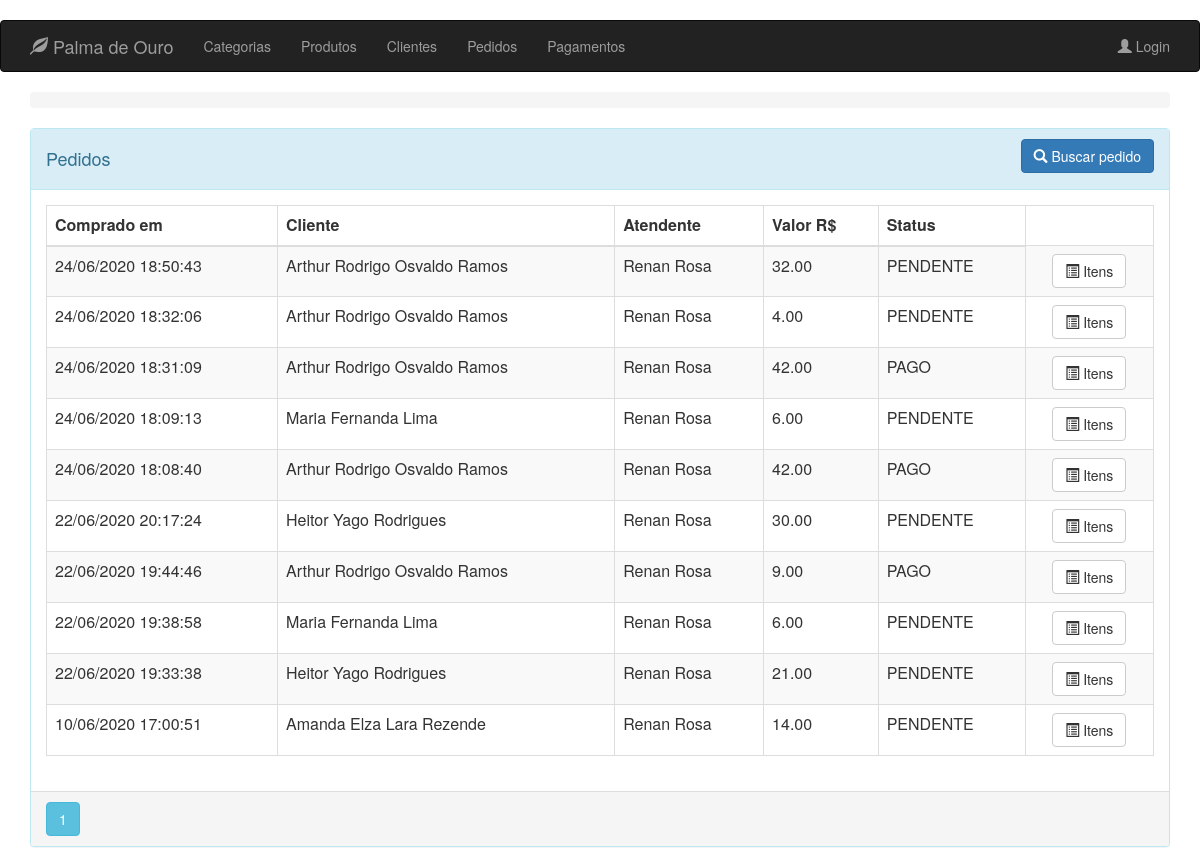
Before: /order with the older database file.
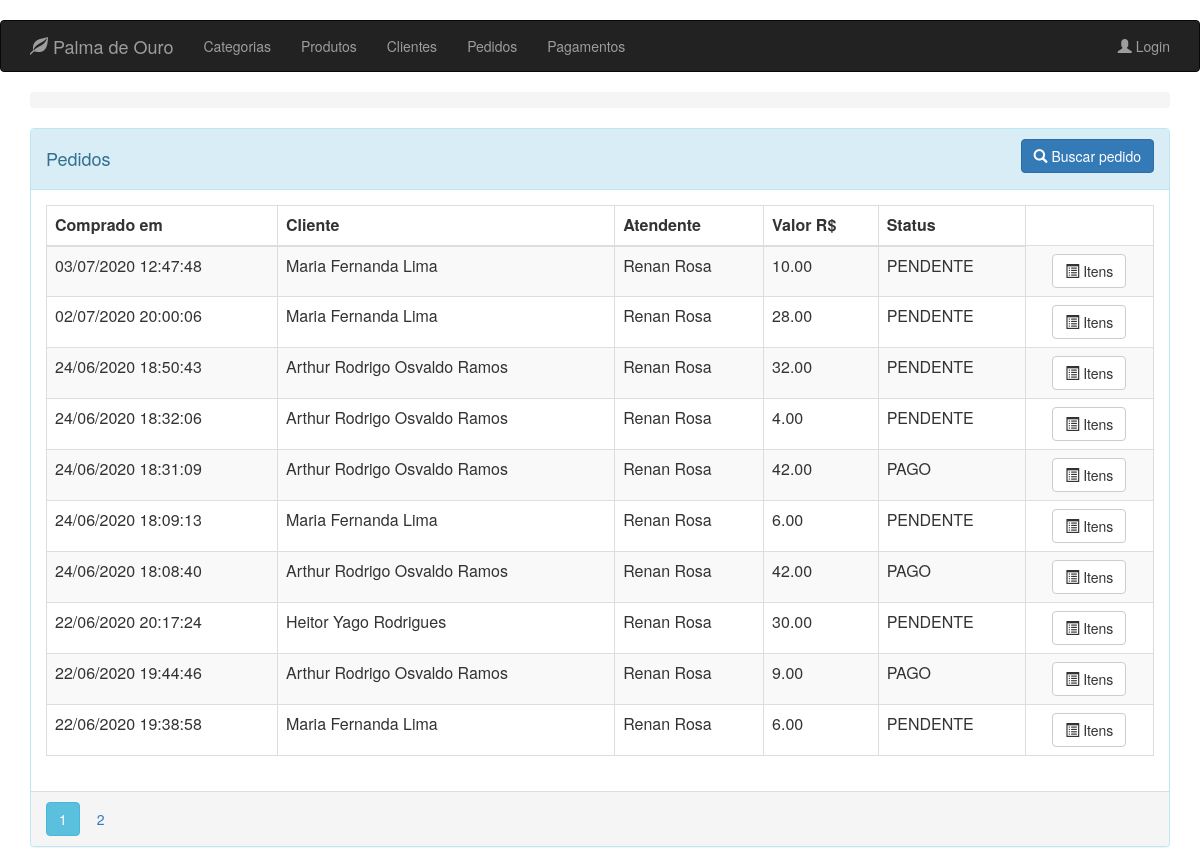
After: the same page with the newer database file.
### app/models.py (models this page shows, shortened)
class Order(db.Model):
    __tablename__ = 'orders'
    id = db.Column(db.Integer, primary_key=True)
    client_id = db.Column(db.Integer, ForeignKey('clients.id'), nullable=False)
    clerk_id = db.Column(db.Integer, ForeignKey('clerks.id'), nullable=False)
    payment_id = db.Column(db.Integer, ForeignKey(
        'payments.id'), nullable=True)
    date = db.Column(db.DateTime, index=True, default=datetime.now)
    total = db.Column(db.Numeric(10, 2), default=0)
    status = db.Column(db.Enum(Status), default=Status.PENDENTE)
    client = relationship("Client", backref=backref('orders', order_by=id))
    clerk = relationship("Clerk", backref=backref('orders', order_by=id))
    payment = relationship("Payment", backref=backref(
        'orders', order_by=id), lazy=True)

class User(db.Model):
    __metaclass__ = ABCMeta
    __abstract__ = True
    id = db.Column(db.Integer, primary_key=True)
    name = db.Column(db.String(64), nullable=False, index=True)
    phone_number = db.Column(db.String(13), nullable=False)

class Client(User):
    __tablename__ = 'clients'
    __mapper_args__ = {'concrete': True}
    identification = db.Column(db.String(9), unique=True)
    notifiable = db.Column(db.Boolean)
    address = db.Column(db.String(64))
    status = db.Column(db.Boolean)

class Clerk(User, UserMixin):
    __tablename__ = 'clerks'
    image_file = db.Column(db.String(24), default='default.png')
    email = db.Column(db.String(64), unique=True)
    password_hash = db.Column(db.String(128), nullable=False)
    __mapper_args__ = {
        'concrete': True
    }
    @property
    def password(self) -> None:
        raise AttributeError('password is not a readable attribute')

### app/routes/order/routes.py (the view)
@blueprint_order.route('/order/client/<int:id>', methods=['GET'])
@blueprint_order.route('/order', defaults={'id': None}, methods=['GET'])
@register_breadcrumb(blueprint_order, '.', 'Pedidos')
def get_orders(id):
    page = request.args.get('page', 1, type=int)
    if id is not None:
        orders = Order.query \
            .filter_by(client_id=id) \
            .order_by(Order.date.desc()) \
            .paginate(page=page, per_page=10)
        return render_template('order/client_orders.html', orders=orders, client_id=id)
    orders = Order.query.order_by(
        Order.date.desc()).paginate(page=page, per_page=10)
    return render_template('order/list.html', orders=orders)

### app/templates/order/list.html (shortened to what this page needs)
{% extends "base.html" %}
{% block page_content %}
<div class="panel panel-info">
    <div class="panel-heading">
        <div class="row">
            <div class="col col-xs-6">
                <h4>Pedidos</h4>
            </div>
            <div class="col col-xs-6 text-right">
                <a href="{{ url_for('blueprint_order.search_order') }}" class="btn btn-primary">
                    <span class="glyphicon glyphicon-search"></span>
                    Buscar pedido
                </a>
            </div>
        </div>
    </div>
    <div class="panel-body">
        <table class="table table-striped table-responsive table-bordered">
            <thead>
                <tr>
                    <th>Comprado em</th>
                    <th>Cliente</th>
                    <th>Atendente</th>
                    <th>Valor R$</th>
                    <th>Status</th>
                </tr>
            </thead>
            <tbody>
                {% for order in orders.items %}
                <tr>
                    <td>{{ order.date.strftime('%d/%m/%Y %H:%M:%S') }}</td>
                    <td>{{ order.client.name }}</td>
                    <td>{{ order.clerk.name }}</td>
                    <td>{{ order.total }}</td>
                    <td>{{ order.status.name }}</td>
                    <td align="center">
                        <a href="{{ url_for('blueprint_order.items_order',id=order.id) }}"
                           class="btn btn-default">
                            <i class="glyphicon glyphicon-list-alt" aria-hidden="true"></i>
                            <span>Itens</span>
                        </a>
                    </td>
                </tr>
                {% endfor %}
            </tbody>
        </table>
    </div>
    <div class="panel-footer p-0">
        {% for page_number in orders.iter_pages(left_edge=1,right_edge=1,left_current=1,right_current=2) %}
        {% if page_number %}
        {% if orders.page == page_number %}
        <a class="btn btn-info mb-4"
           href="{{ url_for('blueprint_order.get_orders',page=page_number) }}">{{ page_number }}</a>
        {% else %}
        <a class="btn btn-outline-info mb-4"
           href="{{ url_for('blueprint_order.get_orders',page=page_number) }}">{{ page_number }}</a>
        {% endif %}
        {% else %}
        ...
        {% endif %}
        {% endfor %}
    </div>
</div>
{% endblock %}

Changed rows visible on the page:
no longer on this page (row unchanged): Order: date "22/06/2020 19:33:38", client.name "Heitor Yago Rodrigues", clerk.name "Renan Rosa", total "21.00", status.name "PENDENTE"
no longer on this page (row unchanged): Order: date "10/06/2020 17:00:51", client.name "Amanda Elza Lara Rezende", clerk.name "Renan Rosa", total "14.00", status.name "PENDENTE"
added Order: date "03/07/2020 12:47:48", client.name "Maria Fernanda Lima", clerk.name "Renan Rosa", total "10.00", status.name "PENDENTE"
added Order: date "02/07/2020 20:00:06", client.name "Maria Fernanda Lima", clerk.name "Renan Rosa", total "28.00", status.name "PENDENTE"
Other visible differences:
new list line: "2"
